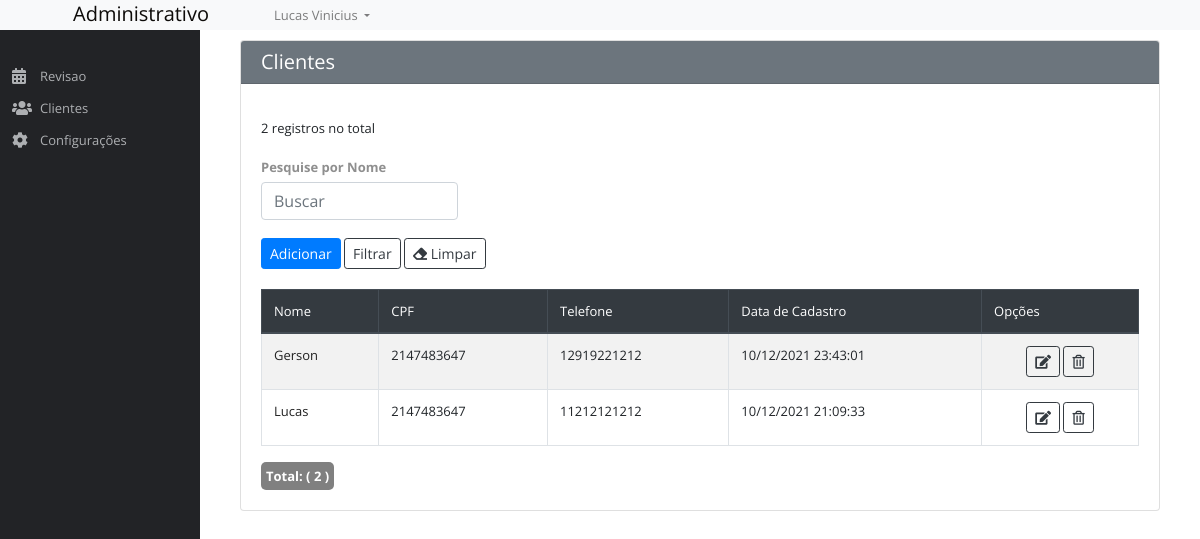
The page /admin/cliente/index.php (signed in) on the database its author committed.
### tables this page shows
CREATE TABLE `tadmin` (
  `id` int(11) NOT NULL,
  `name` varchar(20) DEFAULT NULL,
  `hash_pass` varchar(250) DEFAULT NULL,
  `date_created` datetime DEFAULT NULL,
  `last_access` datetime DEFAULT NULL,
  `email` varchar(150) DEFAULT NULL,
  `birth_date` date DEFAULT NULL,
  `image` text,
  `session_id` varchar(200) DEFAULT NULL,
  `AdminToken` text,
  `device_token` text
);

CREATE TABLE `tpermission_title` (
  `id` int(11) NOT NULL,
  `title` varchar(150) DEFAULT NULL,
  `position` int(11) DEFAULT NULL,
  `icon` varchar(100) NOT NULL
);

CREATE TABLE `tclientes` (
  `id` int(11) NOT NULL,
  `nome` varchar(100) NOT NULL,
  `telefone` varchar(20) NOT NULL,
  `cpf` int(15) NOT NULL,
  `endereco` text NOT NULL,
  `date_created` datetime NOT NULL
);

### admin/alfa/database/MYSQL/mysql.php (called while the page is built, shortened)
<?php
require_once (dirname(dirname(__file__)) . "/configuracao.php");
class mysql extends configuracao
{
    var $_Connection = 0;
    var $DefaultView = array();
    var $SQL_WHERE = null;
    var $SQL_ORDER = null;
    var $SQL_INICIO = null;
    var $SQL_TOTAL = null;
    var $SQL_CAMPO = null;
    var $SQL_FN = null;
    function __construct()
    {
    	global $_MYSQL_CONNECTED;
    	$this->_Connection = $_MYSQL_CONNECTED;
    }
    function Conecta()
    {
    	$this->_Connection = mysqli_connect($this->DBLocal.'', $this->DBUsuario, $this->DBSenha) or die(mysql_error($this->_Connection));
        mysqli_select_db($this->_Connection,$this->DBNome) or die(mysqli_error($this->_Connection));
        return $this->_Connection;
    }
    function LoadByPrimaryKey($ID)
    {
        $this->SQL_WHERE = $this->PrimaryKey . " = '" . $this->AntiSQLInjection($ID) . "'";
        return $this->LoadSQL();
    }
    function LoadByQuery($sql)
    {
        return $this->prepare($sql);
    }
    function LoadSQL()
    {
        $order = "";
        $where = "";
        $group = "";
        $limit = "";
        $as = "";
        $fn = "";
        $campo = "";
        if ($this->SQL_WHERE)
        {
            $where = " WHERE " . $this->SQL_WHERE;
        }
        if ($this->SQL_ORDER)
        {
            $order = " ORDER BY " . $this->SQL_ORDER;
        }
        if ($this->SQL_TOTAL)
        {
            $limit = " Limit " . (($this->SQL_INICIO) ? $this->SQL_INICIO : 0) . " , " . $this->SQL_TOTAL;
        }
        if ($this->SQL_FN)
        {
            $fn = $this->SQL_FN;
        }
        if ($this->SQL_CAMPO)
        {
            $campo = $this->SQL_CAMPO;
        }
        else
        {
            $campo = $this->PrimaryKey;
        }
        if (! $fn)
        {
            return $this->prepare("SELECT * FROM " . $this->TableName . $where . $group . $order . $limit);
        }
        else
        {
            if ($as)
            {
                return $this->prepare("SELECT *, " . $fn . "(" . $campo . ") as " . $as . " FROM " . $this->TableName . $where . $group . $order . $limit);
            }
            else
            {
                $ar = $this->ExecuteQuery("SELECT " . $fn . "(" . $campo . ") FROM " . $this->TableName . $where . $group . $order . $limit);
                $fetch = $this->fetch($ar);
                return $fetch[0];
            }
        }
    }
    function MoveNext($Position = null)
	{
		$return = false;
		if($Position === null)
		{
			$return = next($this->DefaultView);
		}
		else
		{
			$row = $this->DefaultView[$Position];
			$return = true;
		}
		return ((@is_bool($return)) ? $return : true);
	}
    function fetch($result)
    {
        return mysqli_fetch_array($result);
    }
    function prepare($sql)
    {
        $result = $this->ExecuteQuery($sql);
        if ($result)
        {
            while ($row = $this->fetch($result))
            {
                array_push($this->DefaultView, $row);
            }
        }
        return $this->setLoaded();
    }
    function ExecuteQuery($sql)
    {
        $query = mysqli_query($this->_Connection,$sql) or die(mysqli_error($this->_Connection));
        $this->SQL_CAMPO = null;
        $this->SQL_FN = null;
        $this->SQL_INICIO = null;
        $this->SQL_ORDER = null;
        $this->SQL_TOTAL = null;
        $this->SQL_WHERE = null;
        return $query;
    }
    function setLoaded()
    {
        if (! $this->DefaultView)
        {
            return false;
        }
        else
        {
            $this->RowsCount = count($this->DefaultView);
            $row = current($this->DefaultView);
            return true;
        }
    }
    function AntiSQLInjection($string)
	{
	    $string = get_magic_quotes_gpc() ? stripslashes($string) : $string;
	    $string = function_exists("mysqli_real_escape_string") ? mysqli_real_escape_string($this->_Connection,$string) : mysqli_escape_string($string);
	    return $string;
	}
}
?>

### admin/alfa/tools/master.php (called while the page is built, shortened)
<?php
class MasterPages
{
    var $template;
    function inicio($template_path, $title = null)
    {
        $this->template = $template_path;
    }
    function fim()
    {
        include ($this->template);
    }
}
?>

### admin/alfa/database/DTO/tpermission_title.php (called while the page is built, shortened)
<?php
class tpermission_title extends _tpermission_title
{
    function LoadBytadmin_id($tadmin_id)
    {
        return $this->LoadByQuery("SELECT tpermission_title.*
			FROM tpermission_title,tpermission,tadmin_permission
			WHERE tadmin_permission.tadmin_id = '" . $tadmin_id . "'
			AND tadmin_permission.tpermission_id = tpermission.id
			AND tpermission.tpermission_title_id = tpermission_title.id
			GROUP BY tpermission_title.id
			ORDER BY tpermission_title.position ASC");
    }
}
?>

### admin/alfa/database/DTO/tparameter.php (called while the page is built, shortened)
<?php
class tparameter extends _tparameter
{
    function LoadBykeyword($keyword)
    {
        $this->SQL_WHERE = "keyword = '" . $keyword . "'";
        return $this->LoadSQL();
    }
    function getParametro($keyword)
    {
        $ret = "";
        $oParametro = new tparameter();
        if ($oParametro->LoadBykeyword($keyword))
        {
            $ret = $oParametro->val;
        }
        return $ret;
    }
}
?>

### admin/barrier.php (called while the page is built, shortened)
<?php
include_once(SERVER_PATH . "/alfa/tools/util.php");
include_once(SERVER_PATH . "/alfa/database/DTO/tparameter.php");
$token = isset($_SESSION['token'])?$_SESSION['token']:'';
$oParametro = new tparameter();
$pathAdmin = $oParametro->getParametro('admin-url');
$oAdmin = new tadmin();
$oAdmin->SQL_WHERE = ' AdminToken = "'.$token.'" ';
$oAdmin->LoadSQL();

### admin/cliente/index.php (the view, shortened to what this page needs)
<?php
include_once("../barrier.php");
include_once("../alfa/tools/master.php");
$oUtil = new util();
$query = " 1 = 1 ";
$search = isset($_GET["search"])?$_GET["search"]:'';
$oRegister2 = new tclientes();
$oRegister2->SQL_WHERE = $query;
$oRegister2->SQL_FN = "Count";
$total = $oRegister2->LoadSQL();
$portela = 100;
$pg = isset($_GET["pg"]) ? intval($_GET["pg"]) : 0;
$pg = ($pg >= ceil($total / $portela)) ? 0 : $pg;
$parametro = "palavra=" . $search;
$paginacao = $oUtil->Paginar("pg", $total, $portela, $parametro);
$oRegister = new tclientes();
$oRegister->SQL_WHERE = $query;
$oRegister->SQL_ORDER = "id DESC";
$oRegister->SQL_INICIO = ($pg * $portela);
$oRegister->SQL_TOTAL = $portela;
$oRegister->LoadSQL();
$master_page = new MasterPages();
$master_page->inicio("../master.php", "Clientes");
$master_page->addParametro("page_chave", "Cliente");
$master_page->abrir("page_content");
?>
<div class="card card-default">
<div class="card-header bg-secondary">
<h2 class="card-title">Clientes</h2>
</div>
<div class="card-body">
<form method="get" action="?" enctype="multipart/form-data" role="form">
<div class="search-title">
<div class="row">
<div class="col-md-12"><h3><?=$total?> registro<?=($total > 1)?'s':''?> no total</h3></div>
<div class="col-md-3">
<label class="control-label">Pesquise por Nome</label>
<input size="60" value="<?=$search?>" type="text" id="search" name="search" maxlength="150" placeholder="Buscar" class="form-control" />
</div>
<div class="col-md-12">
<br />
<a href="register.php" class="btn btn-primary btn-sm"><i class="glyphicon glyphicon-plus"></i> Adicionar</a>
<button class="btn btn-outline-dark btn-sm"><i class="glyphicon glyphicon-filter"></i> Filtrar</button>
<button class="btn btn-outline-dark btn-sm" onClick="cleanFilters();return false;"><i class="fa fa-eraser"></i> Limpar</button>
</div>
</div>
</div>
</form>
<table class="table table-bordered table-striped">
<thead class="thead-dark">
<tr>
<th>Nome </th>
<th>CPF </th>
<th>Telefone </th>
<th>Data de Cadastro </th>
<th>Opções</th>
</tr>
</thead>
<?php for($i=0;$i<$oRegister->RowsCount;$i++){
$data = date('d/m/Y H:i:s', $oUtil->DataMostrar($oRegister->date_created));
?>
<tr>
	<td valign="middle"><a href="register.php?id=<?=$oUtil->Criptografar($oRegister->id)?>&<?=$parametro;?>&pg=<?=$pg;?>" class="edit" title="Editar"><?=($oRegister->nome)?></a></td>
    <td><?=$oRegister->cpf?></td>
    <td><?=$oRegister->telefone?></td>
	<td><?=$data?></td>
	<td valign="middle" align="center" class="edit-tools">
    <a href="register.php?id=<?=$oUtil->Criptografar($oRegister->id)?>&<?=$parametro;?>&pg=<?=$pg;?>" class="btn btn-outline-dark btn-sm" title="Editar"><i class="fas fa-edit"></i></a>
    <a href="remover.php?id=<?=$oUtil->Criptografar($oRegister->id)?>&<?=$parametro;?>&pg=<?=$pg;?>" class="btn btn-outline-dark btn-sm" title="Excluir" onclick="javascript:return confirm('Deseja realmente excluir?')"><i class="far fa-trash-alt"></i></a>
	</td>
</tr>
<?php $oRegister->MoveNext();}?>
</table>
<?=$paginacao;?>
</div>
</div>
<?php
$master_page->fechar("page_content");
$master_page->fim();
?>

### admin/master.php (shortened to what this page needs)
<?php
include_once(SERVER_PATH . "/alfa/database/DTO/tadmin.php");
include_once(SERVER_PATH . "/alfa/database/DTO/tparameter.php");
include_once(SERVER_PATH . "/alfa/database/DTO/tpermission_title.php");
$oParameter = new tparameter();
$path = $oParameter->getParametro('admin-url');
$page_chave = (isset($page_chave))?$page_chave:'';
if(!isset($page_validar))
{
	$oAdmin = new tadmin();
}
$oPermissaoTitulo = new tpermission_title();
$oPermissaoTitulo->LoadBytadmin_id($oAdmin->GetSession());
$item = '';
for($f=0;$f<$oPermissaoTitulo->RowsCount;$f++){
    $oPermissao = new tpermission();
    $oPermissao->LoadBytadmin_idAndtpermission_title_id($oAdmin->GetSession(), $oPermissaoTitulo->id);
	$area_active = '';
	$subitem = '';
	for($a = 0; $a < $oPermissao->RowsCount; $a++) {
		if($oPermissao->list){
			$active = (($page_chave == $oPermissao->keyword) ? 'active' :'');
			$subitem .=
			'<li class="'.$active.'">
			<span class="icon"><i class="'.$oPermissao->icon.'"></i></span>
			<span class="title"><a href="'.$path.$oPermissao->keyword.'/">'.utf8_encode($oPermissao->title).'</a></span>
			</li>';
		}
		$oPermissao->MoveNext();
	}
	$item .= '
	<li class="with-sub '.$area_active.'">
		<a href="#"><span class="icon"><i class="'.$oPermissaoTitulo->icon.'"></i></span><span class="title">'.utf8_encode($oPermissaoTitulo->title).'</span></a>
		<ul class="sub">'.$subitem.'</ul>
	</li>';
	$oPermissaoTitulo->MoveNext();
}
$menu = '<ul>'.$item.'</ul>';
?>
<!DOCTYPE html>
<html>
<head>
<link rel="stylesheet" href="https://stackpath.bootstrapcdn.com/bootstrap/4.4.1/css/bootstrap.min.css" />
<link rel="stylesheet" href="//ajax.googleapis.com/ajax/libs/jqueryui/1.11.1/themes/smoothness/jquery-ui.css" />
<link rel="stylesheet" href="//code.jquery.com/ui/1.11.4/themes/smoothness/jquery-ui.css" />
<link rel="stylesheet" href="<?=$path?>assets/lib/fontawesome-pro-5-13-0/css/all.min.css" />
<link rel="stylesheet" href="<?=$path?>assets/lib/jquery-ui/jquery-ui-timepicker-addon.css" />
<link rel="stylesheet" href="<?=$path?>assets/lib/colorpicker/css/colorpicker.css" media="screen" type="text/css" />
<link rel="stylesheet" href="<?=$path?>assets/lib/easyautocomplete/easy-autocomplete.min.css">
<link rel="stylesheet" href="<?=$path?>assets/css/layout.css?var=<?=date('YmdHis');?>" type="text/css" />
</head>
<body ng-app="agencyApp">
<div id="topbar" class="row-fluid">
<nav class="navbar navbar-expand-lg navbar-light bg-light">
  <a class="navbar-brand" href="<?=$path?>">Administrativo  </a>
  <div class="collapse navbar-collapse" id="navbarSupportedContent">
    <ul class="navbar-nav mr-auto">
	  <li class="nav-item dropdown">
        <a class="nav-link dropdown-toggle" href="#" id="navbarDropdown" role="button" data-toggle="dropdown" aria-haspopup="true" aria-expanded="false">
		<?=$oAdmin->name?>
        </a>
      </li>
    </ul>
  </div>
</nav>
</div>
<div id="content">
<div id="menu">
<?=$menu?>
</div>
	<div id="main">
		<?=$page_content?>
	</div>
<br class="clear" />
</div>
</body>
</html>

### rows shown on the page
tadmin: name "Lucas Vinicius"
tpermission_title: title "Revisao"
tpermission_title: title "Clientes"
tpermission_title: title "Configurações"
tclientes: nome "Gerson", cpf "2147483647", telefone "12919221212", date_created "10/12/2021 23:43:01"
tclientes: nome "Lucas", cpf "2147483647", telefone "11212121212", date_created "10/12/2021 21:09:33"

### other values the page prints
$total "2"
$totalregistro "2"
